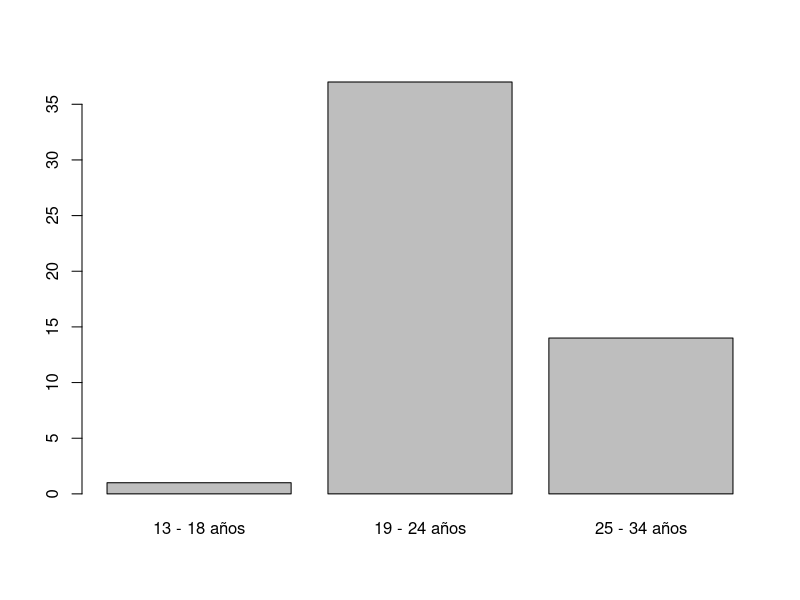

Generate this figure with R:
## ---- chunk 1
knitr::opts_chunk$set(echo = TRUE)
## ---- chunk 2
social_networks_data <- read.csv("./social-network-data.csv")
social_networks_data <- social_networks_data[, -c(1)]
## ---- chunk 3
ages_frecuency <- table(social_networks_data$Edad)
barplot(ages_frecuency)
## ---- chunk 4

